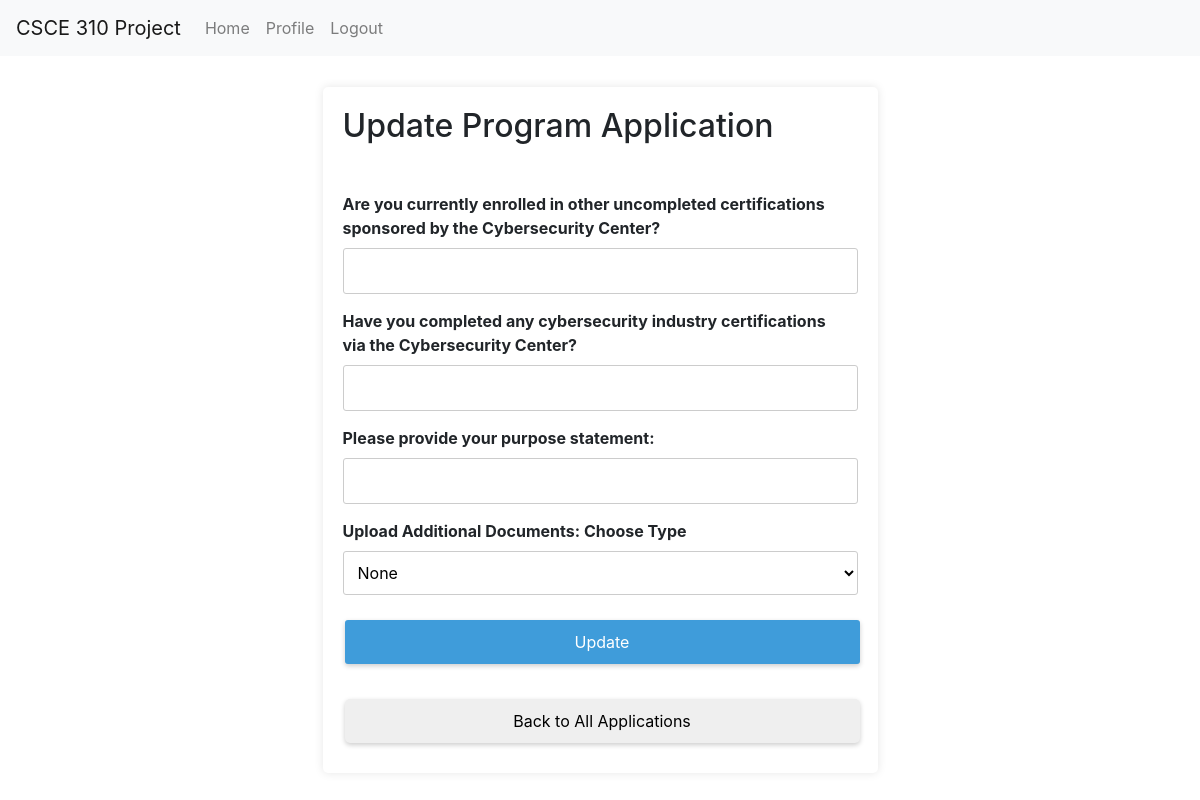
The page /app/update_program_app/1 (signed in) on the database as committed earlier.
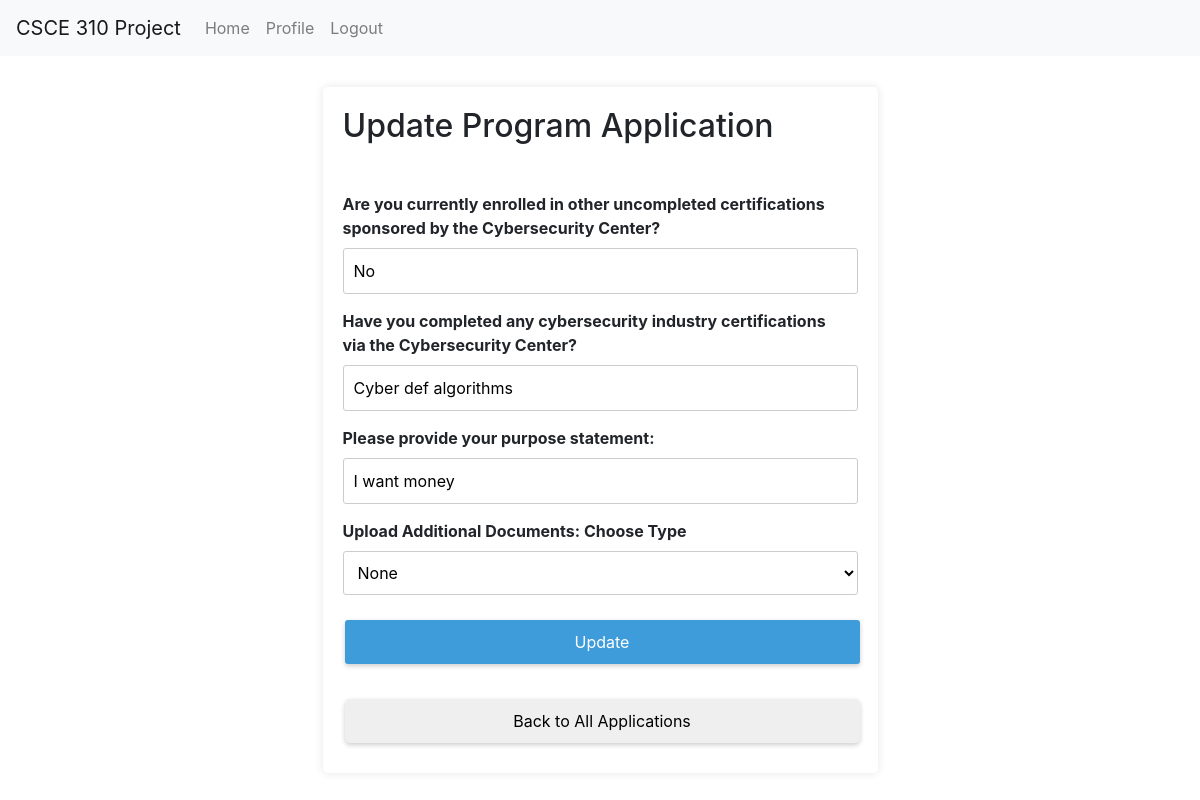
The same page on the database as committed later.
### tables this page shows
CREATE TABLE Application (
                    app_num INTEGER PRIMARY KEY AUTOINCREMENT,
                    program_num INTEGER,
                    UIN INTEGER,
                    uncom_cert TEXT,
                    com_cert TEXT,
                    purpose_statement TEXT,
                    FOREIGN KEY(program_num) REFERENCES Programs(program_num),
                    FOREIGN KEY(UIN) REFERENCES College_students(UIN)
                    );

### routes/application.py (the view)
@application_bp.route('/update_program_app/<int:app_num>')
def load_update_appl_page(app_num):
    conn = get_db_connection()
    app = conn.execute("SELECT * FROM Application WHERE APP_NUM = ?", (app_num, )).fetchone()
    conn.close()
    return render_template("student/update_program_app.html", app=app)

### app.py (called while the page is built)
@login_manager.user_loader
def load_user(UIN):
    return User(UIN)

### db.py (called while the page is built)
def get_db_connection():
    conn = sqlite3.connect('database.db')
    conn.row_factory = sqlite3.Row
    return conn

### templates/student/update_program_app.html (shortened to what this page needs)
<!DOCTYPE html>
<html lang="en">
<head>
  <link rel="stylesheet" href="../../static/general.css">
  <link rel="stylesheet" href="../../static/program_application.css">
  <link rel="stylesheet" href="https://stackpath.bootstrapcdn.com/bootstrap/4.3.1/css/bootstrap.min.css">
</head>
<body>
  <nav class="navbar navbar-expand-lg navbar-light bg-light fixed-top">
    <a class="navbar-brand" href="#">CSCE 310 Project</a>
    <div class="collapse navbar-collapse" id="navbarNav">
        <ul class="navbar-nav">
            <li class="nav-item">
                <a class="nav-link" href="/home">Home</a>
            </li>
            <li class="nav-item">
                <a class="nav-link" href="/profile">Profile</a>
            </li>
            <li class="nav-item">
                <a class="nav-link" href="/logout">Logout</a>
            </li>
        </ul>
    </div>
  </nav>
  <form action="{{ url_for('application_bp.update_application') }}" method="POST">
    <h2>Update Program Application</h2><br>
    <div class="form-group">
      <label for="uncom_cert">Are you currently enrolled in other uncompleted certifications sponsored by the Cybersecurity Center?</label>
      <input id="uncom_cert" name="uncom_cert" type="text" value="{{ app.uncom_cert }}">
    </div>
    <div class="form-group">
      <label for="com_cert">Have you completed any cybersecurity industry certifications via the Cybersecurity Center?</label>
      <input id="com_cert" name="com_cert" type="text" value="{{ app.com_cert }}">
    </div>
    <div class="form-group">
      <label for="purpose_statement">Please provide your purpose statement: </label>
      <input id="purpose_statement" name="purpose_statement" type="text" value="{{ app.purpose_statement }}">
    </div>
    <div class="form-group">
      <label for="document-type">Upload Additional Documents: Choose Type</label>
      <select id="document-type" name="document_type">
        <option value="None">None</option>
      </select>
    </div>
    <div class="form-group">
      <button id="apply-button" type="submit">Update</button>
    </div>
    <a class="back_button" href="{{url_for('application_bp.application_review')}}">
      <button type="button"> Back to All Applications</button>
    </a>
  </form>
</body>
</html>

Rows that differ between the two databases and show on the page:
added Application: uncom_cert "No", com_cert "Cyber def algorithms", purpose_statement "I want money"
